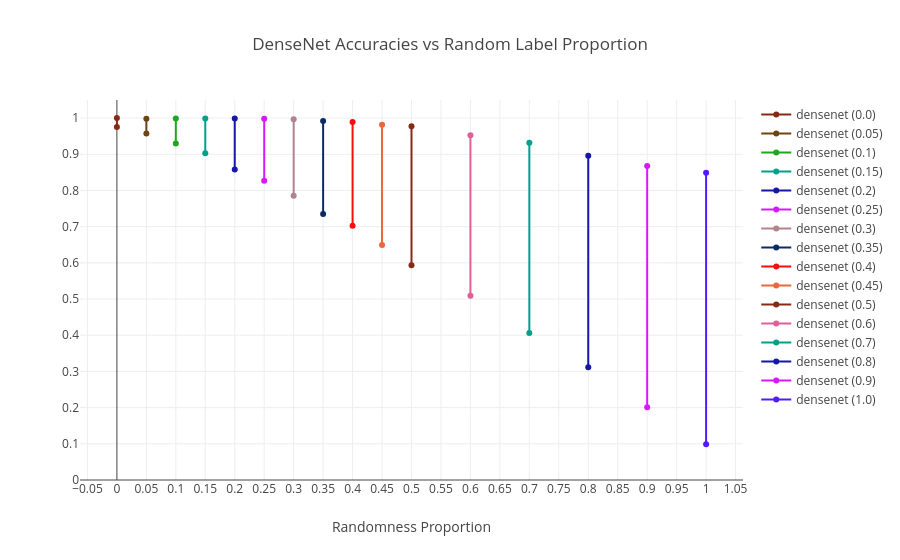

Here is the notebook cell this chart was saved with:
### Code cell
densenet = full_data[(full_data["model"].str.contains("densenet")) & (full_data["split"] == "trainUval")].copy()

densenet["layer_idx"] = densenet["layer"].apply(lambda x: layer_order['densenet'].index(x))
densenet.sort_values("layer_idx", inplace=True)

densenet_accs = densenet[(densenet["layer"] == "a1") & (densenet["dataset"].str.contains("-r"))][["dataset", "model", "train_acc", "val_acc"]]
densenet_accs["random_prop"] = densenet_accs["dataset"].apply(lambda x: float(x.split("-r")[1]))
densenet_accs.sort_values("random_prop", inplace=True)

fig = make_subplots()
for i, row in densenet_accs.iterrows():
    color = color_seq[i % len(color_seq)]
    fig.add_trace(go.Scatter(x=[row["random_prop"], row["random_prop"]], y=[row["train_acc"], row["val_acc"]], mode="lines+markers", line = dict(color=color), name=f"{row['model']} ({row['random_prop']})"))
    
fig.update_layout(title="DenseNet Accuracies vs Random Label Proportion")
fig.update_xaxes(title_text="Randomness Proportion", nticks=23)
fig.update_yaxes(range=[0.0, 1.05], nticks=20)

### Figure 1 — Plotly figure (JSON) as saved in the notebook; plotly's stock layout.template omitted (floating-point values rounded to 4 significant figures)
{"data": [{"line": {"color": "#862A16"}, "mode": "lines+markers", "name": "densenet (0.0)", "type": "scatter", "x": [0, 0], "y": [1.0, 0.9754]}, {"line": {"color": "#6C4516"}, "mode": "lines+markers", "name": "densenet (0.05)", "type": "scatter", "x": [0.05, 0.05], "y": [0.9984, 0.9571]}, {"line": {"color": "#1CA71C"}, "mode": "lines+markers", "name": "densenet (0.1)", "type": "scatter", "x": [0.1, 0.1], "y": [0.9991, 0.9301]}, {"line": {"color": "#00A08B"}, "mode": "lines+markers", "name": "densenet (0.15)", "type": "scatter", "x": [0.15, 0.15], "y": [0.9992, 0.9029]}, {"line": {"color": "#1616A7"}, "mode": "lines+markers", "name": "densenet (0.2)", "type": "scatter", "x": [0.2, 0.2], "y": [0.9991, 0.8578]}, {"line": {"color": "#DA16FF"}, "mode": "lines+markers", "name": "densenet (0.25)", "type": "scatter", "x": [0.25, 0.25], "y": [0.9981, 0.8267]}, {"line": {"color": "#B2828D"}, "mode": "lines+markers", "name": "densenet (0.3)", "type": "scatter", "x": [0.3, 0.3], "y": [0.9965, 0.7857]}, {"line": {"color": "#0D2A63"}, "mode": "lines+markers", "name": "densenet (0.35)", "type": "scatter", "x": [0.35, 0.35], "y": [0.9923, 0.735]}, {"line": {"color": "#FB0D0D"}, "mode": "lines+markers", "name": "densenet (0.4)", "type": "scatter", "x": [0.4, 0.4], "y": [0.989, 0.7028]}, {"line": {"color": "#EB663B"}, "mode": "lines+markers", "name": "densenet (0.45)", "type": "scatter", "x": [0.45, 0.45], "y": [0.9817, 0.6491]}, {"line": {"color": "#862A16"}, "mode": "lines+markers", "name": "densenet (0.5)", "type": "scatter", "x": [0.5, 0.5], "y": [0.9771, 0.5933]}, {"line": {"color": "#E15F99"}, "mode": "lines+markers", "name": "densenet (0.6)", "type": "scatter", "x": [0.6, 0.6], "y": [0.9523, 0.5088]}, {"line": {"color": "#00A08B"}, "mode": "lines+markers", "name": "densenet (0.7)", "type": "scatter", "x": [0.7, 0.7], "y": [0.9322, 0.4065]}, {"line": {"color": "#1616A7"}, "mode": "lines+markers", "name": "densenet (0.8)", "type": "scatter", "x": [0.8, 0.8], "y": [0.8958, 0.3115]}, {"line": {"color": "#DA16FF"}, "mode": "lines+markers", "name": "densenet (0.9)", "type": "scatter", "x": [0.9, 0.9], "y": [0.8674, 0.2009]}, {"line": {"color": "#511CFB"}, "mode": "lines+markers", "name": "densenet (1.0)", "type": "scatter", "x": [1, 1], "y": [0.8493, 0.0991]}], "layout": {"title": {"text": "DenseNet Accuracies vs Random Label Proportion"}, "xaxis": {"anchor": "y", "domain": [0, 1], "nticks": 23, "title": {"text": "Randomness Proportion"}}, "yaxis": {"anchor": "x", "domain": [0, 1], "nticks": 20, "range": [0, 1.05]}}}
